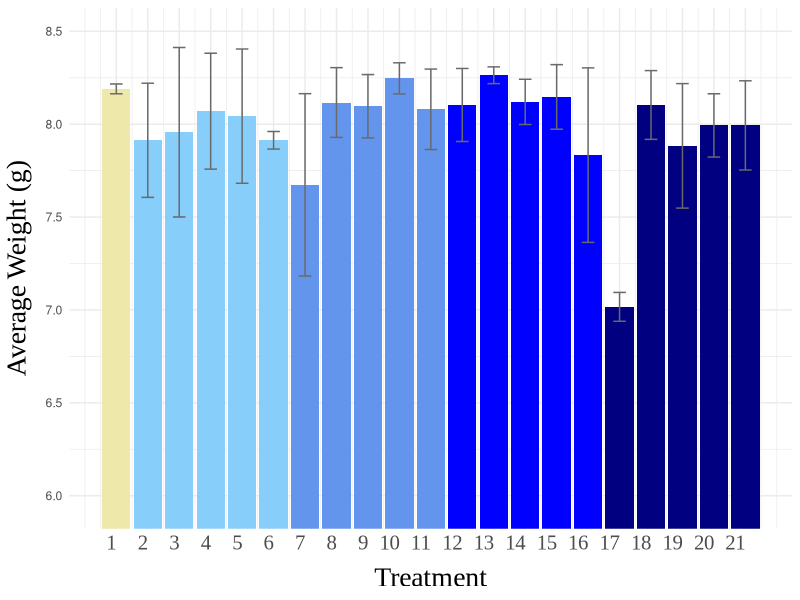

The R source for this figure:
library(ggplot2)

data <- data.frame(
  Treatment = rep(1:21, each = 1),
  Average = c(8.19, 7.913333333, 7.956666667, 8.07, 8.043333333, 7.913333333,
              7.673333333, 8.116666667, 8.096666667, 8.246666667, 8.08,
              8.103333333, 8.263333333, 8.12, 8.146666667, 7.833333333,
              7.016666667, 8.103333333, 7.883333333, 7.993333333, 7.993333333),
  StandardDeviation = c(0.02645751311, 0.3073000705, 0.4561067127, 0.3119294792, 0.3614323358, 0.04725815626,
                        0.4909514572, 0.187705443, 0.1703917056, 0.08386497084, 0.2165640783,
                        0.1965536398, 0.04509249753, 0.1216552506, 0.1738773514, 0.4697162264,
                        0.07767453465, 0.1850225212, 0.3350124376, 0.1703917056, 0.2400694344)
)

plot <- ggplot(data, aes(x = Treatment, y = Average, fill = factor(Treatment))) +
  geom_bar(stat = "identity", show.legend = FALSE) +
  geom_errorbar(aes(ymin = Average - StandardDeviation, ymax = Average + StandardDeviation), width = 0.4, color = 'dimgray') +
  theme_minimal() +
  theme(axis.text.x = element_text(hjust = 1, vjust = 1, size = 15, family = "Times New Roman"), plot.title = element_text(size = 30, hjust = 0.5, family = "Times New Roman"),
        axis.title.x = element_text(size = 20, family = "Times New Roman", margin = margin(t = 10, r = 0, b = 0, l = 0)),
        axis.title.y = element_text(size = 20, family = "Times New Roman", margin = margin(t = 0, r = 10, b = 0, l = 0))) +
  #, title = "Corrosion Test Weight Results"
  labs(x = "Treatment", y = "Average Weight (g)") +
  scale_fill_manual(values = c("palegoldenrod", 
                               "lightskyblue",
                               "lightskyblue",
                               'lightskyblue',
                               "lightskyblue",
                               "lightskyblue",
                               "cornflowerblue", 
                               "cornflowerblue",
                               "cornflowerblue",
                               "cornflowerblue",
                               "cornflowerblue",
                               'blue', 
                               'blue', 
                               'blue', 
                               'blue', 
                               'blue',
                               "navy",
                               "navy",
                               "navy",
                               "navy",
                               "navy")) +
  scale_x_continuous(breaks = 1:21, labels = 1:21) +
  coord_cartesian(ylim = c(5.95, 8.5))

print(plot)

